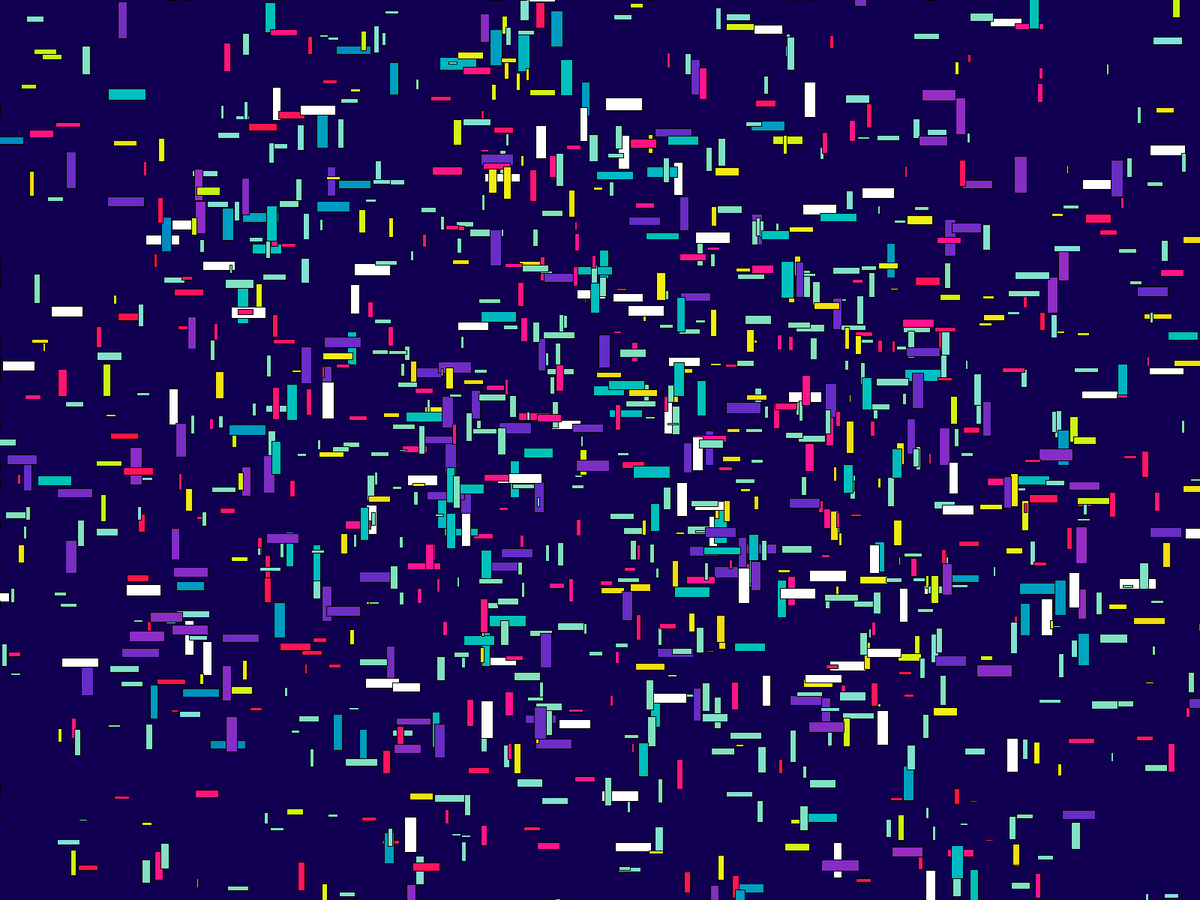
Frame 1 (no input)
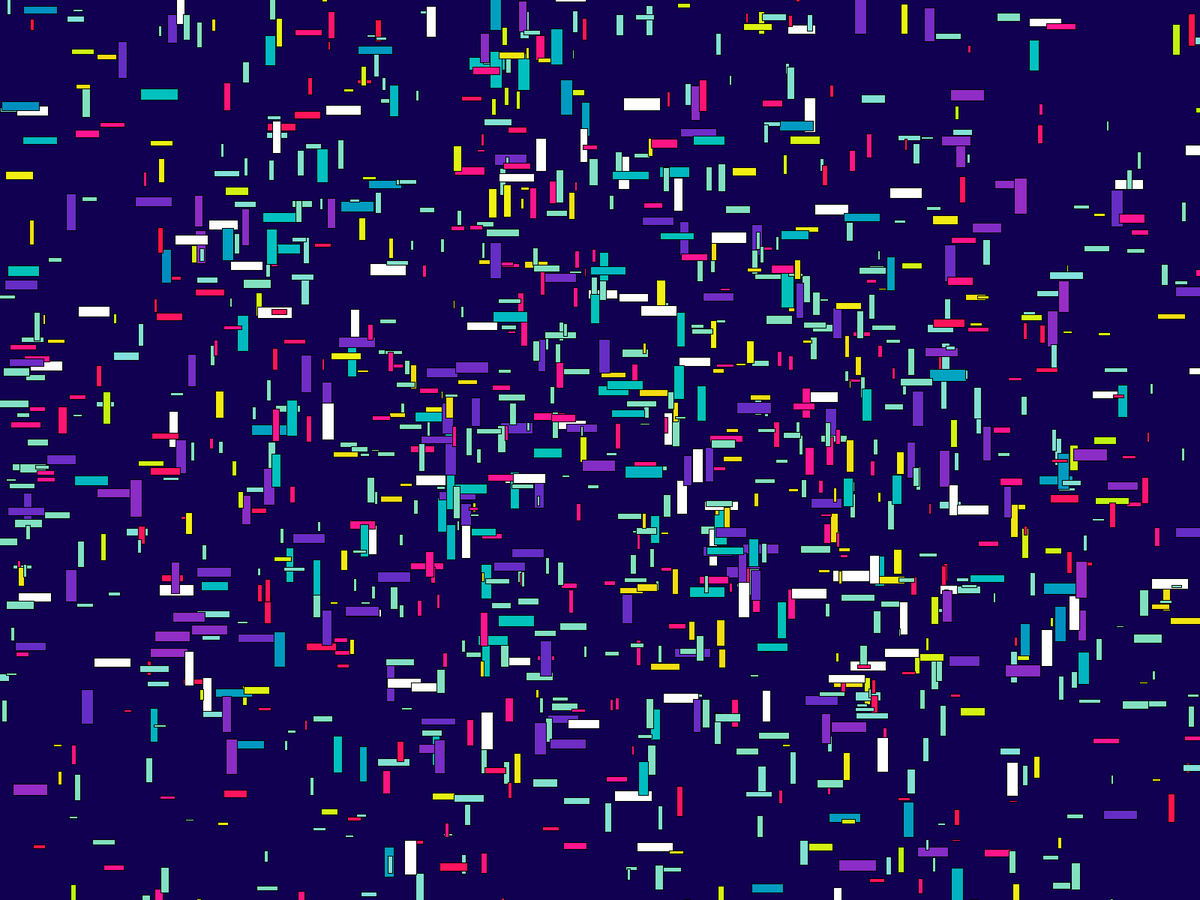
Frame 60 (the mouse pressed at the canvas centre just before this capture)
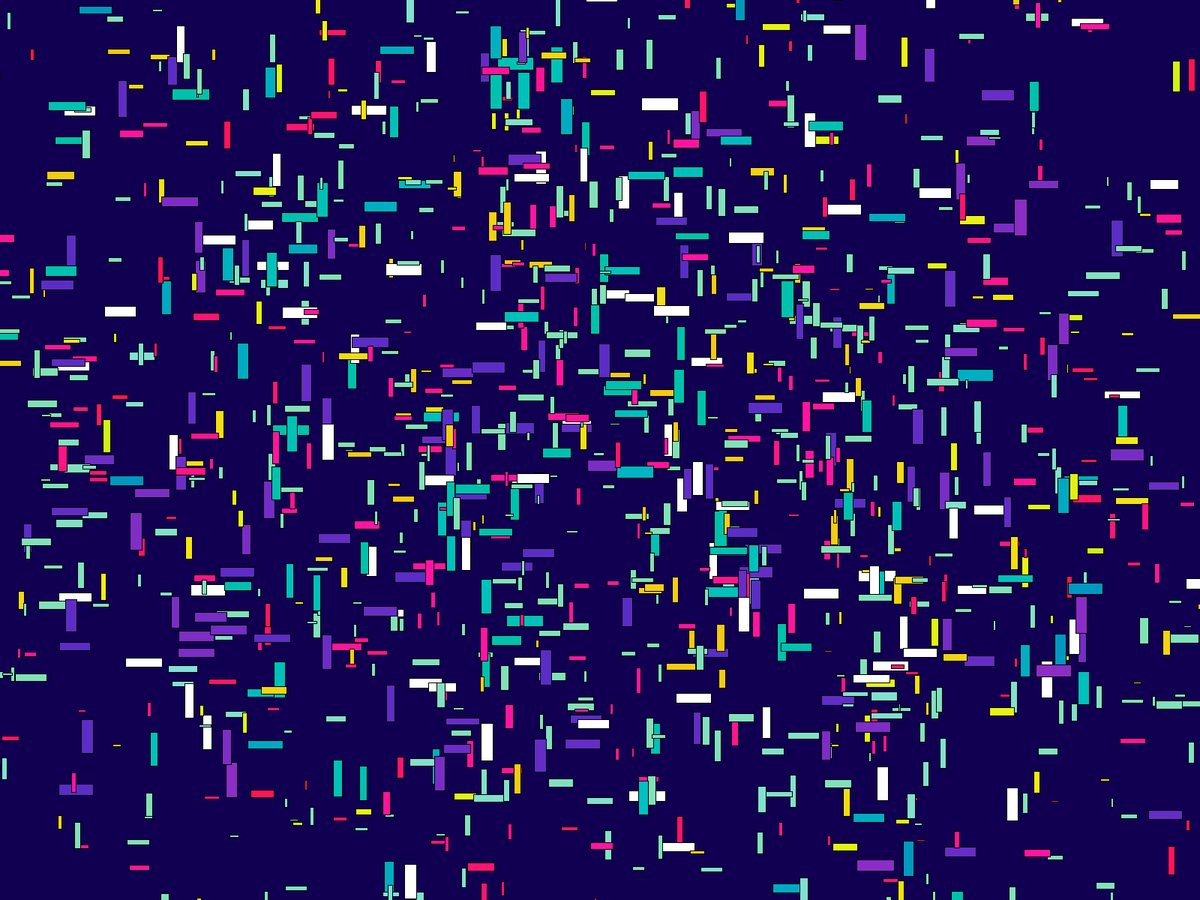
Frame 120 (the mouse held since frame 60 and released just before this capture)

The Processing sketch that drew these frames (run headless with seeded random() and noise(); from frame 60 on, the mouse is pressed at the canvas centre):

// Processing sketch: moving_cars_city
// ── moving_cars_city.pde
// Color pallette: https://applecolors.com/palette/21064-neon-at-night-palette
Car[] cars;
int numCars = 1500;

class Car {
  float hue;
  float saturation;
  float brightness;
  float car_length;
  float car_width;
  float xpos;
  float ypos;
  float speed;
  float speed_direction;
  boolean horizontal;
  
  Car() { this.setParameters(true); }

  void setParameters(boolean first_time) {
    // Size
    this.car_length = random(width/160, width/32);
    this.car_width = this.car_length * random(0.2, 0.35);
    float size_factor = (this.car_length*this.car_width) / (50 * 17.5);  // size divided by max_size
    
    // Determine direction of movement
    float f = random(0, 1);
    if (f > 0.75) {
      this.speed_direction = 1;
      this.horizontal = true;
    } else if (f > 0.5) {
      this.speed_direction = -1;
      this.horizontal = true;
    } else if (f > 0.25) {
      this.speed_direction = 1;
      this.horizontal = false;
    } else {
      this.speed_direction = -1;
      this.horizontal = false;
    }
    if (random(0,1) > 0.5) {this.horizontal = true;}
    else {this.horizontal = false;}
    
    // Position and speed
    if (first_time) {
      if (size_factor < 0.5) {
        this.xpos = width/2 + (width/3) * randomGaussian();
        this.ypos = height/2 + (height/3) * randomGaussian();
      }
      else {
        this.xpos = width/2 + (width/3) * randomGaussian();
        this.ypos = height/2 + (height/3) * randomGaussian();
      }
    } else {
      if (this.horizontal && this.speed_direction == 1) {this.xpos = -this.car_length;}
      else if (this.horizontal && this.speed_direction == -1) {this.xpos = width + this.car_length;}
      else if (!this.horizontal && this.speed_direction == 1) {this.ypos = -this.car_length;}
      else {this.ypos = height + this.car_length;}
    }    
    
    this.speed = 0.1 + randomGaussian() * 40/(this.car_length * this.car_width);
    
    // Color
    float r = random(0, 1);
    if (size_factor < 0.5) {
      // Small cars
      if (r > 0.8) {this.hue = 54; this.saturation = 92; this.brightness = 95;}  // yellow
      else if (r > 0.5) {this.hue = 327.57; this.saturation = 92; this.brightness = 100;}  // light pink
      else {this.hue = 158.94; this.saturation = 42; this.brightness = 88;} // soft green
    } else {
      // Big cars
      if (r > 0.60) {this.hue = 177.53; this.saturation = 100; this.brightness = 76;}  // green
      else if (r > 0.20) {this.hue = 261.57; this.saturation = 77; this.brightness = 78;}  // blue
      else {this.hue = 0; this.saturation = 0; this.brightness = 100;}  // white
    }
    
  }
  
  void move() {
    float dpos = this.speed * this.speed_direction + 0.001 * dist(this.xpos, this.ypos, width/2, height/2);
    
    if (this.horizontal) {
      this.xpos = this.xpos + dpos;
      if (this.xpos > width+this.car_length && this.speed_direction == 1) {
        this.xpos = -this.car_length;
      } else if (this.xpos < -this.car_length && this.speed_direction == -1) {
        this.xpos = width;
      }
    } else {
      this.ypos = this.ypos + dpos;
      if (this.ypos > height+this.car_length && this.speed_direction == 1) {
        this.ypos = -this.car_length;
      } else if (this.ypos < -this.car_length && this.speed_direction == -1) {
        this.ypos = height;
      }
    }
  }

  void display() {
    this.fillDistortedColor();
    if (this.horizontal) {rect(this.xpos,this.ypos,this.car_length,this.car_width);} 
    else {rect(this.xpos, this.ypos, this.car_width, this.car_length);}
  }
  
  void fillDistortedColor() {
    double theta = generateNoise(this.xpos, this.ypos) * Math.PI * 3;
    double hue_noise = Math.cos(theta)*10 + Math.cos(frameCount/100)*10;
    double hue_distorted = this.hue + hue_noise;
    color c = color((float)hue_distorted, this.saturation, this.brightness);
    fill(c);
  }
  
  double generateNoise(float x, float y) {
    float z = frameCount / 400;
    float z2 = frameCount / 2000;
    float noiseX = 0.01 * (dist(this.xpos, this.ypos, width/2, height/2) + z2); 
    float noiseY = 0.01 * (dist(this.xpos, this.ypos, width/2, height/2) + z2); 
    return noise(noiseX, noiseY, z);
  }
}  // end Car class


void setup() {
  //size(1600, 800);
  fullScreen();
  colorMode(HSB, 360, 100, 100, 1.0);
  
  cars = new Car[numCars];
  for (int i = 0; i < cars.length; i++) {
    cars[i] = new Car();
  }
}

void draw() {
  background(253.17, 100, 32, 1.00);
  for (int i = 0; i < cars.length; i++) {
    cars[i].move();
    cars[i].display();
    
    // If car is off the grid, generate a new start position and size and stuff
    if ((cars[i].xpos > width+cars[i].car_length && cars[i].speed_direction == 1) || 
        (cars[i].xpos < -cars[i].car_length && cars[i].speed_direction == -1) || 
        (cars[i].ypos > height+cars[i].car_length && cars[i].speed_direction == 1) || 
        (cars[i].ypos < -cars[i].car_length && cars[i].speed_direction == -1)) {
      cars[i].setParameters(false);
    }
  }
}
